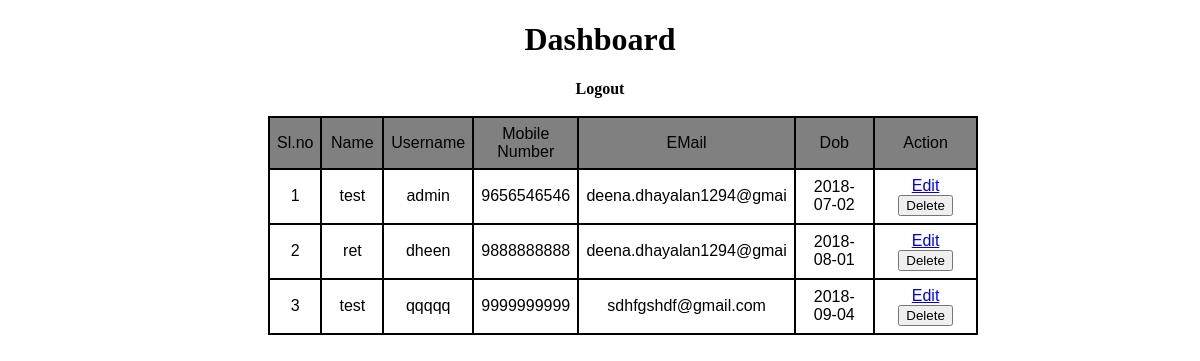
Page /dashboard.php on the committed database.
### tables this page shows
CREATE TABLE `tbl_users` (
  `id` int(150) NOT NULL,
  `username` varchar(150) NOT NULL,
  `password` varchar(150) NOT NULL,
  `name` text NOT NULL,
  `mobile` varchar(56) NOT NULL,
  `email` varchar(23) NOT NULL,
  `dob` varchar(21) NOT NULL
);

### dashboard.php (the view, shortened to what this page needs)
<?php
$query = "select * from tbl_users";
$conn = mysqli_connect("localhost","root","rootpass","test");
$db = mysqli_query($conn,$query);
?>
<!DOCTYPE html>
<html>
<head>
</head>
<body>
	<div style="text-align: center">
		<div><h1>Dashboard</h1></div>
		<a href="login.php" style="text-decoration:none;color:#000;font-weight:bold" id="qw">Logout</a>
	</div>
	<br>
	<table>
		<form method="post" name="frmDash" id="frmDash">
			<tr style="background-color:grey">
				<td>Sl.no</td>
				<td>Name</td>
				<td>Username</td>
				<td>Mobile Number</td>
				<td>EMail</td>
				<td>Dob</td>
				<td>Action</td>
			</tr>
			<?php $i=0; while($dbvalues = mysqli_fetch_assoc($db)){ $i++?>
			<tr>
				<td width="2%"><?php echo $i;?></td>
				<td width="10%"><?php echo $dbvalues['name'];?></td>
				<td width="10%"><?php echo $dbvalues['username'];?></td>
				<td width="15%"><?php echo $dbvalues['mobile'];?></td>
				<td width="15%"><?php echo $dbvalues['email'];?></td>
				<td width="20%"><?php echo $dbvalues['dob'];?></td>
				<td width="40%">
					<a  href="<?php echo "edit.php?id='".$dbvalues['id']."'" ?>" >Edit</a> 					<br>
					<button onclick="deleteid('<?php echo $dbvalues['id'];?>');">Delete</button>
				</td>
			</tr>
			<?php }?>
		</form>
	</table>
</body>
</html>

### dashboard.php (style rules this page uses)
table { text-align: center; margin-left:260px; font-family: arial, sans-serif; border-collapse: collapse; width: 60%; }
td, th { border: 2px solid #000; text-align: center; padding: 7px; }

### rows in the picture
tbl_users: name "test", username "admin", mobile "9656546546", email "deena.dhayalan1294@gmai", dob "2018-07-02"
tbl_users: name "ret", username "dheen", mobile "9888888888", email "deena.dhayalan1294@gmai", dob "2018-08-01"
tbl_users: name "test", username "qqqqq", mobile "9999999999", email "sdhfgshdf@gmail.com", dob "2018-09-04"
